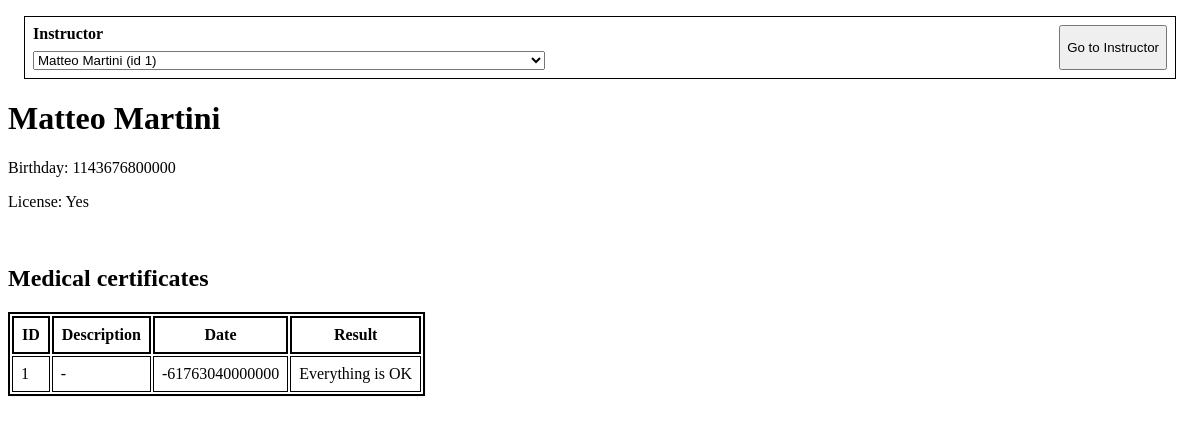
Page /instructor.php?id=1 on the committed database.
### tables this page shows
CREATE TABLE instructors(
    id INTEGER PRIMARY KEY AUTOINCREMENT,
    name TEXT,
    surname TEXT,
    birthDate DATE,
    license TEXT
);

CREATE TABLE medicalVisits(
    id INTEGER PRIMARY KEY AUTOINCREMENT,
    description TEXT,
    date DATE,
    result TEXT,
    instructor INTEGER,
    FOREIGN KEY (instructor) REFERENCES instructors(id)
);

### Dao/InstructorsDAO.php (called while the page is built, shortened)
<?php
include_once ("../Classes/Instructor.php");
class InstructorsDAO extends GenericDAO {
  public static function read(int $id): ?object {
    $result = GenericDAO::$pdo->query("SELECT * FROM instructors WHERE id = $id", PDO::FETCH_NAMED)->fetch();
    if($result) {
      return new Instructor(
         $result["id"],
         $result["name"],
         $result["surname"],
         $result["birthDate"],
         $result["license"]
      );
    }
    return null;
}
  public static function readAll(): ?array {
    $result = GenericDAO::$pdo->query("SELECT * FROM instructors;");
    $rows = $result->fetchAll(PDO::FETCH_ASSOC);
    $instructors = array();
    foreach ($rows as $row) {
      $instructors[] = new Instructor(
         $row["id"],
         $row["name"],
         $row["surname"],
         $row["birthDate"],
         $row["license"]
      );
    }
    return $instructors;
  }
}

### Dao/MedicalVisistsDAO.php (called while the page is built, shortened)
<?php
include_once ("../Classes/MedicalVisit.php");
class MedicalVisistsDAO extends GenericDAO {
  public static function readByInstructor($instructor): array {
    $instructorId = $instructor->getId();
    $result = GenericDAO::$pdo->query("SELECT * FROM medicalVisits WHERE instructor = $instructorId")->fetchAll(PDO::FETCH_ASSOC);
    $visits = array();
    foreach ($result as $row) {
      $visits[] = new MedicalVisit(
         $row["id"],
         $row["description"],
         $row["date"],
         $row["result"]
      );
    }
    return $visits;
  }
}

### instructor.php (the view, shortened to what this page needs)
<!DOCTYPE html>
<?php
include_once ("./Dao/InstructorsDAO.php");
include_once ("./Dao/MedicalVisistsDAO.php");
include_once ("./Classes/Instructor.php");
include_once ("./Classes/MedicalVisit.php");
$allInstructors = array();
try {
  $allInstructors = InstructorsDAO::readAll();
} catch (Exception $e) {
  $error = $e->getMessage();
}
?>
<html lang="en">
<head>
  <link rel="stylesheet" type="text/css" href="index.css" />
</head>
<body>
<form action="/instructor.php" method="get">
  <label>
    Instructor
    <select id="id" name="id">
      <?php
      foreach($allInstructors as $instructor){
        echo $instructor->toOption();
      }
      ?>
    </select>
  </label>
  <button type="submit">
    Go to Instructor
  </button>
</form>
<?php
if($_SERVER["REQUEST_METHOD"] == "GET"){
  if(isset($_GET["id"]) && $_GET["id"] != null) {
    try {
      $instructor = InstructorsDAO::read($_GET["id"]);
      $certificates = MedicalVisistsDAO::readByInstructor($instructor);
      $htmlCerts = "";
      foreach($certificates as $cert){
        $htmlCerts = $htmlCerts . $cert->toRow();
      }
      $instructorName = $instructor->getName() . " " . $instructor->getSurname();
      $instructorBday = $instructor->getBirthDate();
      $instructorLicense = $instructor->getLicense();
      echo <<< HTML
    <h1>$instructorName</h1>
    <p>Birthday: $instructorBday</p>
    <p>License: $instructorLicense</p>
    <br>
    <h2>Medical certificates</h2>
    <table>
        <thead><tr>
            <th>ID</th>
            <th>Description</th>
            <th>Date</th>
            <th>Result</th>
        </tr></thead>
        <tbody>
            $htmlCerts
        </tbody>
    </table>
HTML;
    } catch (Exception $e) {
      echo $e->getMessage();
    }
  } else {
    echo <<< HTML
<h1>Select an instructor to view all lessons where they were absent</h1>
HTML;
  }
}
?>
</body>
</html>

### Classes/MedicalVisit.php (shortened to what this page needs)
<?php
class MedicalVisit {
  private int $id;
  private string $description;
  private string $date;
  private string $result;
  public function __construct(int $id, string $description, string $date, string $result) {
    $this->id = $id;
    $this->description = $description;
    $this->date = $date;
    $this->result = $result;
  }
  public function toRow(): string {
    return <<<HTML
<tr>
    <td>$this->id</td>
    <td>$this->description</td>
    <td>$this->date</td>
    <td>$this->result</td>
</tr>
HTML;
  }
}

### index.css (style rules this page uses)
body { color: black; }
td, th { border: black 1px solid; padding: 0.5rem; }
table, th { border: black 2px solid; }
table { box-shadow: 1px 1px #0000000a; }
form { border: black 1px solid; margin: 1rem; padding: 0.5rem; display: flex; justify-content: space-between; }
form label { display: flex; flex-flow: column; gap: 0.5rem; font-weight: bold; }
form label select { width: 32rem; }

### rows in the picture
instructors: instructorName "Matteo Martini", birthDate "1143676800000", license "Yes"
medicalvisits: id "1", description "-", date "-61763040000000", result "Everything is OK"

### other values in the picture
form field id "Matteo Martini (id 1)"
